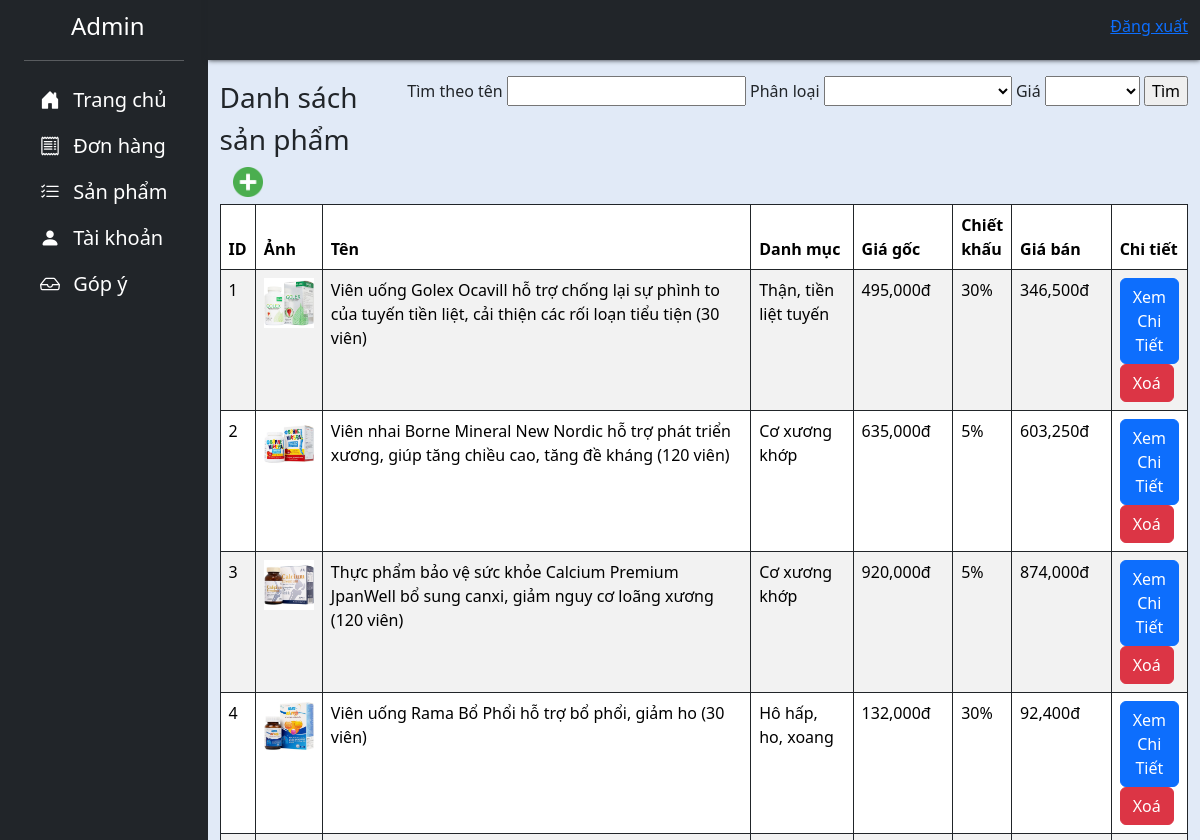
The app's page /Admin/admin-products.php (upper part), older data.
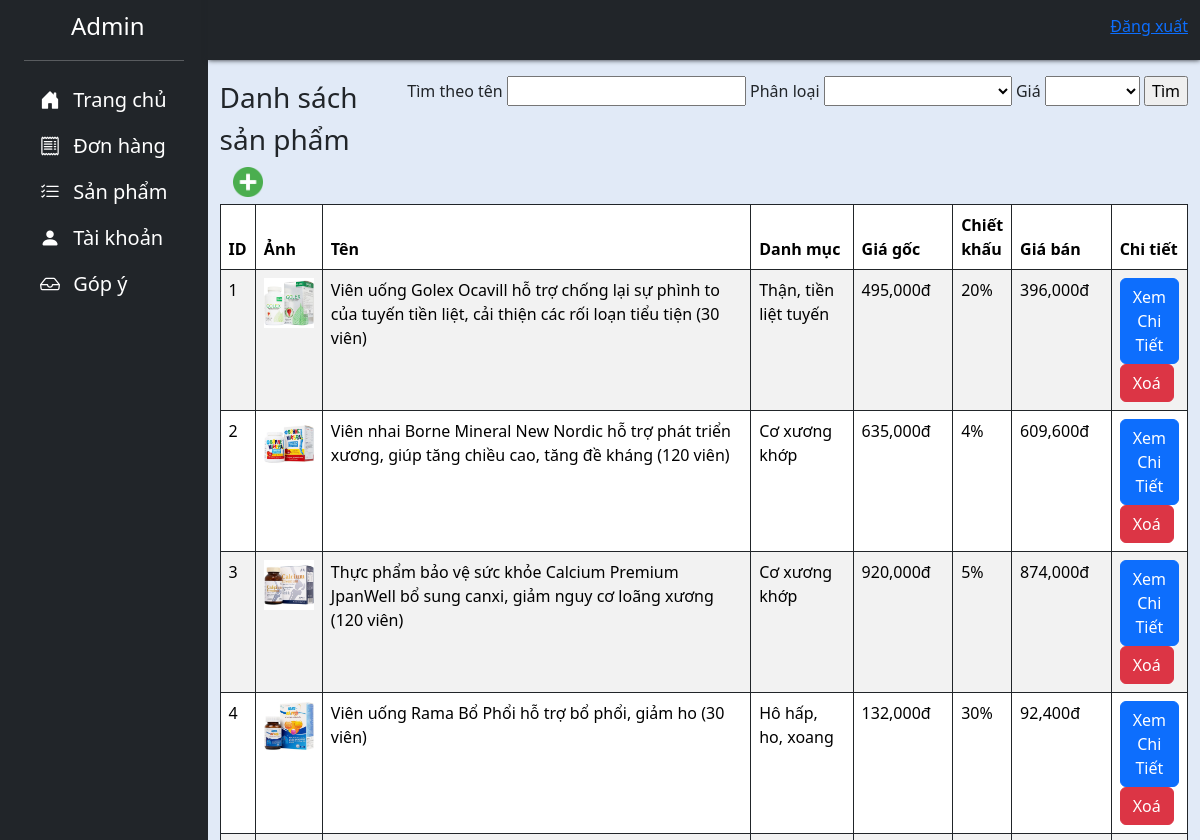
The same page, newer data.
### tables this page shows
CREATE TABLE `san_pham` (
  `id` int(5) NOT NULL,
  `ten_san_pham` varchar(255) NOT NULL,
  `gia` int(9) NOT NULL,
  `img` varchar(255) DEFAULT NULL,
  `danh_muc` varchar(50) DEFAULT NULL,
  `quy_cach` text DEFAULT NULL,
  `nha_san_xuat` varchar(60) DEFAULT NULL,
  `nuoc_san_xuat` varchar(15) DEFAULT NULL,
  `thanh_phan` text DEFAULT NULL,
  `cong_dung` text DEFAULT NULL,
  `doi_tuong_su_dung` text DEFAULT NULL,
  `cach_su_dung` text DEFAULT NULL,
  `thoi_han_su_dung` varchar(20) DEFAULT NULL,
  `bao_quan` text DEFAULT NULL,
  `luu_y_khi_su_dung` text DEFAULT NULL,
  `so_dang_ky` varchar(20) DEFAULT NULL
);

CREATE TABLE `sale` (
  `id` int(4) NOT NULL,
  `chietkhau` int(3) NOT NULL
);

### component/database.php (called while the page is built, shortened)
<?php
function tinhgia($id, $gia, $conn)
{
    $sql = "SELECT * FROM sale";
    $result = $conn->query($sql);
    if ($result->num_rows > 0) {
        while ($row = $result->fetch_assoc()) {
            if ($row['id'] == $id) {
                return $gia * ((100 - $row['chietkhau']) / 100);
            }
        }
        return $gia * ((100 - 5) / 100);
    }
}
function onsale($id, $conn)
{
    $sql1 = "SELECT * FROM sale WHERE id = '$id'";
    $result1 = $conn->query($sql1);
    if ($result1->num_rows > 0) {
        $sale = mysqli_fetch_array($result1);
        return $sale['chietkhau'];
    } else {
        return 5;
    }
}

### Admin/admin-products.php (the view, shortened to what this page needs)
<?php include "header.php"; ?>
<div class="">
    <div class="row justify-contents-between">
        <div class="col">
            <span class="fs-3">Danh sách sản phẩm</span>
            <a href="admin-addproduct.php" class="btn align-top"><img src="../img/plus.png" width="30px" height="30px"></a>
        </div>
        <div class="col-auto">
            <form method="post" action="admin-products.php">
                <label>Tìm theo tên</label>
                <input type="text" name="product-textbox" ></input>
                <label>Phân loại</label>
                <select name="product-filter" style="padding: 2px 0;">
                    <option value="0"></option>
                    <option value="1">Hỗ trợ điều trị</option>
                </select>
                <label>Giá</label>
                <select name="price-filter" style="padding: 2px 0;">
                    <option value="0"></option>
                    <option value="1">Tăng dần</option>
                </select>
                <input type="submit" name="product-search" value="Tìm"></input>
            </form>
        </div>
    </div>
    <table class="table table-bordered table-striped border-dark">
        <thead>
            <tr>
                <th>ID</th>
                <th>Ảnh</th>
                <th>Tên</th>
                <th>Danh mục</th>
                <th>Giá gốc</th>
                <th>Chiết khấu</th>
                <th>Giá bán</th>
                <th>Chi tiết</th>
            </tr>
        </thead>
        <tbody>
            <?php
            $sql = $_SESSION['sql'];
            $result = $conn->query($sql);
            if ($result->num_rows > 0) {
                while ($item = $result->fetch_assoc()) {
            ?>
                    <tr>
                        <td> <?= $item['id']; ?> </td>
                        <td> <img src="../img/<?= $item['img']; ?>" width="50px" height="50px">  </td>
                        <td style="width: 500px; word-wrap: break-word;"> <?= $item['ten_san_pham']; ?> </td>
                        <td> <?= $item['danh_muc']; ?> </td>
                        <td> <?= number_format($item['gia']); ?>đ </td>
                        <td> <?=onsale($item['id'],$conn)?>%</td>
                        <td> <?= number_format(tinhgia($item['id'],$item['gia'],$conn)); ?>đ </td>
                        <td>
                            <a href="admin-productdetail.php?id=<?= $item['id']; ?>" class="btn btn-primary">Xem Chi Tiết</a>
                            <a href="admin-products.php?action=xoa&id=<?= $item['id']; ?>" class="btn btn-danger">Xoá</a>
                        </td>
                    </tr>
                <?php
                }
            } else {
                ?>
                <tr>
                    <td colspan="5"> Bạn chưa đặt đơn hàng nào </td>
                </tr>
            <?php
            }
            ?>
        </tbody>
    </table>
</div>
<?php include "footer.php"; ?>

Row changes from the older to the newer data that the page shows:
changed through a linked row, san_pham "Thận, tiền liệt tuyến": id.chietkhau "30" → "20"; tinhgia($item['id'],$item['gia'],$conn) "346,500" → "396,000"
computed for san_pham id 2: id.chietkhau "5" → "4"; tinhgia($item['id'],$item['gia'],$conn) "603,250" → "609,600"
